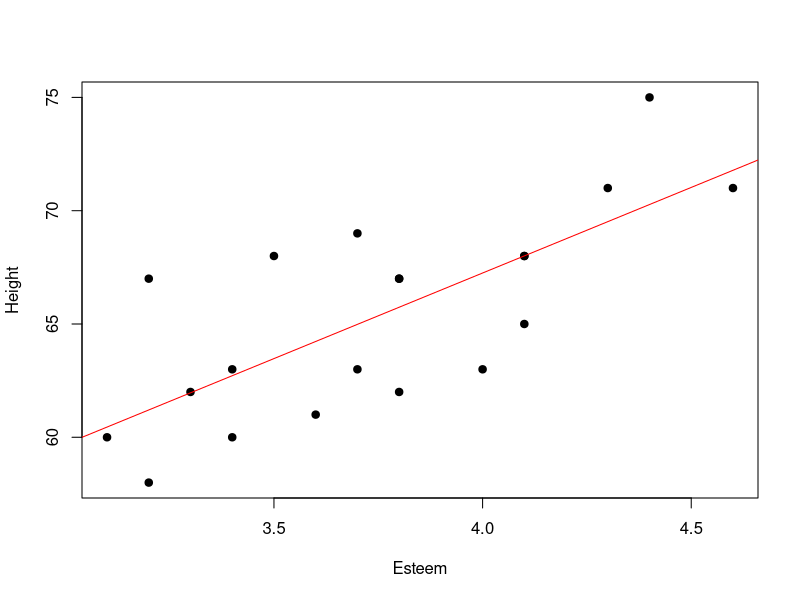

Write the R code that produced this figure.
Height=c(68, 71, 62, 75, 58, 60, 67, 68, 71, 69, 68, 67, 63, 62, 60, 63, 65, 67, 63, 61)
Esteem=c(4.1, 4.6, 3.8, 4.4, 3.2, 3.1, 3.8, 4.1, 4.3, 3.7, 3.5, 3.2, 3.7, 3.3, 3.4, 4.0, 4.1, 3.8, 3.4, 3.6)

plot(Esteem,Height,pch=19)
abline(lm(Height~Esteem), col="red")

cor(Height,Esteem)